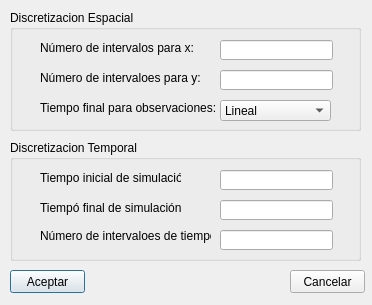
<?xml version="1.0" encoding="UTF-8"?>
<ui version="4.0">
 <class>Dialog</class>
 <widget class="QDialog" name="Dialog">
  <property name="geometry">
   <rect>
    <x>0</x>
    <y>0</y>
    <width>372</width>
    <height>305</height>
   </rect>
  </property>
  <property name="windowTitle">
   <string>Ingreso de valores para discretizaciones</string>
  </property>
  <widget class="QGroupBox" name="groupBox">
   <property name="geometry">
    <rect>
     <x>10</x>
     <y>10</y>
     <width>351</width>
     <height>121</height>
    </rect>
   </property>
   <property name="title">
    <string>Discretizacion Espacial</string>
   </property>
   <widget class="QLabel" name="label">
    <property name="geometry">
     <rect>
      <x>30</x>
      <y>30</y>
      <width>161</width>
      <height>16</height>
     </rect>
    </property>
    <property name="text">
     <string>Número de intervalos para x:</string>
    </property>
   </widget>
   <widget class="QLabel" name="label_2">
    <property name="geometry">
     <rect>
      <x>30</x>
      <y>60</y>
      <width>171</width>
      <height>16</height>
     </rect>
    </property>
    <property name="text">
     <string>Número de intervaloes para y:</string>
    </property>
   </widget>
   <widget class="QLineEdit" name="txt_nix">
    <property name="geometry">
     <rect>
      <x>210</x>
      <y>30</y>
      <width>113</width>
      <height>20</height>
     </rect>
    </property>
   </widget>
   <widget class="QLineEdit" name="txt_niy">
    <property name="geometry">
     <rect>
      <x>210</x>
      <y>60</y>
      <width>113</width>
      <height>20</height>
     </rect>
    </property>
   </widget>
   <widget class="QLabel" name="label_7">
    <property name="geometry">
     <rect>
      <x>30</x>
      <y>90</y>
      <width>201</width>
      <height>16</height>
     </rect>
    </property>
    <property name="text">
     <string>Tiempo final para observaciones:</string>
    </property>
   </widget>
   <widget class="QComboBox" name="comboBox">
    <property name="geometry">
     <rect>
      <x>210</x>
      <y>90</y>
      <width>111</width>
      <height>21</height>
     </rect>
    </property>
    <item>
     <property name="text">
      <string>Lineal</string>
     </property>
    </item>
    <item>
     <property name="text">
      <string>Logarítmica</string>
     </property>
    </item>
   </widget>
  </widget>
  <widget class="QGroupBox" name="groupBox_2">
   <property name="geometry">
    <rect>
     <x>10</x>
     <y>140</y>
     <width>351</width>
     <height>121</height>
    </rect>
   </property>
   <property name="title">
    <string>Discretizacion Temporal</string>
   </property>
   <widget class="QLabel" name="label_3">
    <property name="geometry">
     <rect>
      <x>30</x>
      <y>30</y>
      <width>141</width>
      <height>16</height>
     </rect>
    </property>
    <property name="text">
     <string>Tiempo inicial de simulación:</string>
    </property>
   </widget>
   <widget class="QLabel" name="label_4">
    <property name="geometry">
     <rect>
      <x>30</x>
      <y>60</y>
      <width>141</width>
      <height>16</height>
     </rect>
    </property>
    <property name="text">
     <string>Tiempó final de simulación:</string>
    </property>
   </widget>
   <widget class="QLineEdit" name="txt_ti">
    <property name="geometry">
     <rect>
      <x>210</x>
      <y>30</y>
      <width>113</width>
      <height>20</height>
     </rect>
    </property>
   </widget>
   <widget class="QLineEdit" name="txt_tf">
    <property name="geometry">
     <rect>
      <x>210</x>
      <y>60</y>
      <width>113</width>
      <height>20</height>
     </rect>
    </property>
   </widget>
   <widget class="QLineEdit" name="txt_nit">
    <property name="geometry">
     <rect>
      <x>210</x>
      <y>90</y>
      <width>113</width>
      <height>20</height>
     </rect>
    </property>
   </widget>
   <widget class="QLabel" name="label_5">
    <property name="geometry">
     <rect>
      <x>30</x>
      <y>80</y>
      <width>171</width>
      <height>31</height>
     </rect>
    </property>
    <property name="text">
     <string>Número de intervaloes de tiempo:</string>
    </property>
   </widget>
  </widget>
  <widget class="QPushButton" name="btn_Aceptar">
   <property name="geometry">
    <rect>
     <x>10</x>
     <y>270</y>
     <width>75</width>
     <height>23</height>
    </rect>
   </property>
   <property name="text">
    <string>Aceptar</string>
   </property>
  </widget>
  <widget class="QPushButton" name="btn_Cancelar">
   <property name="geometry">
    <rect>
     <x>290</x>
     <y>270</y>
     <width>75</width>
     <height>23</height>
    </rect>
   </property>
   <property name="text">
    <string>Cancelar</string>
   </property>
  </widget>
 </widget>
 <resources/>
 <connections/>
</ui>
